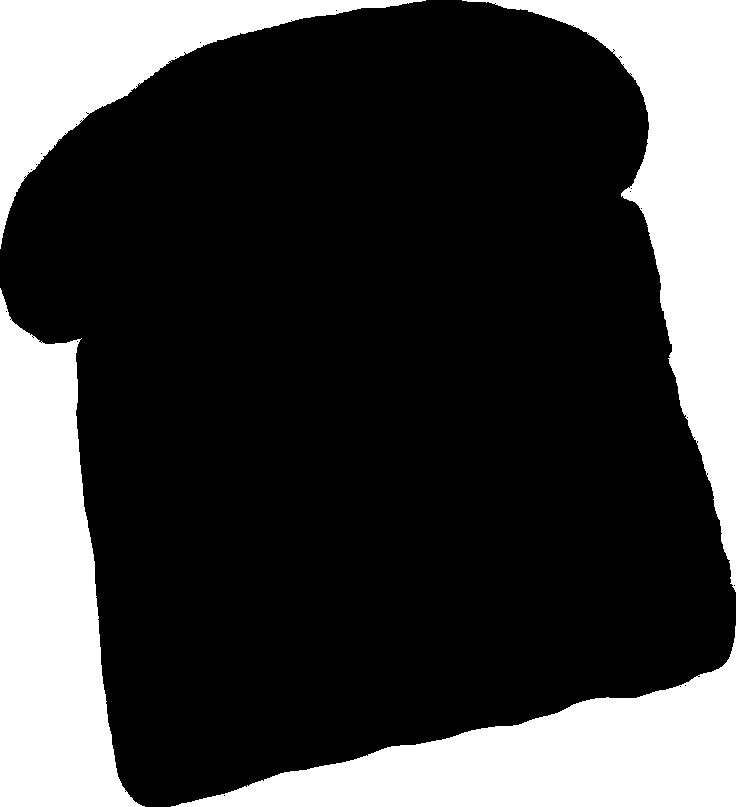
#> input picture Practice_10/bread_mask.jpg, 736 x 807 px
$ jupyter execute --allow-errors Practice_10.ipynb   (older library calls are emulated)
#> lines starting #> are read from the running program, lines starting #| are printed output that depends on the picture
### *1. Импорты + Распаковка TAR*

[cell 1]
import os
import tarfile
import numpy as np
import cv2
import matplotlib.pyplot as plt

from sklearn.model_selection import train_test_split
from sklearn.preprocessing import StandardScaler, LabelEncoder
from sklearn.neighbors import KNeighborsClassifier
from sklearn.svm import SVC
from sklearn.tree import DecisionTreeClassifier
from sklearn.metrics import classification_report, accuracy_score, jaccard_score

from skimage.feature import graycomatrix, graycoprops

[cell 2]
tar_path = "/content/drive/MyDrive/kth_tips_grey_200x200.tar"
dest_dir = "./data"

os.makedirs(dest_dir, exist_ok=True)

#> (the rest of this cell did not finish here and is left out)

### *2. Загрузка датасета KTH-TIPS*

[cell 3]
def load_kth_tips(root):
    X, y = [], []

    for class_name in sorted(os.listdir(root)):
        class_dir = os.path.join(root, class_name)
        if not os.path.isdir(class_dir):
            continue

        for fname in os.listdir(class_dir):
            if not fname.lower().endswith((".png", ".jpg", ".jpeg")):
                continue

            path = os.path.join(class_dir, fname)
            img = cv2.imread(path, cv2.IMREAD_GRAYSCALE)
            if img is None:
                continue

            img = cv2.resize(img, (128, 128))
            X.append(img)
            y.append(class_name)

    return np.array(X), np.array(y)

dataset_root = "./data/KTH_TIPS"
#> (the rest of this cell did not finish here and is left out)

### *3. Признаки: Гистограмма*

[cell 4]
# [25 lines left out: function hist_features, not called in this run]

### *4. Признаки: Laws Texture*

[cell 5]
# [18 lines left out: function laws_features, not called in this run]

5. Признаки: GLCM

[cell 6]
# [10 lines left out: function glcm_features, not called in this run]

### *6. Формирование матриц признаков*

#> (a cell that did not finish here is left out)

### *7. Обучение моделей*

[cell 8]
models = {
    "kNN": KNeighborsClassifier(n_neighbors=3),
    "SVM": SVC(kernel="rbf"),
    "Tree": DecisionTreeClassifier(max_depth=10)
}

enc = LabelEncoder()
#> (the rest of this cell did not finish here and is left out)

### *8. Сегментация хлеба*

[cell 9]
# [24 lines left out: function segment_image, not called in this run]

### *9. Сегментация Laws + SVM*

[cell 10]
from sklearn.model_selection import train_test_split
from sklearn.preprocessing import StandardScaler
from sklearn.svm import SVC

#> (the rest of this cell did not finish here and is left out)

#> (a cell that did not finish here is left out)

### *10. Загрузка разметки и сравнение*

[cell 12]
true_mask = cv2.imread("bread_mask.jpg", cv2.IMREAD_GRAYSCALE)
#> true_mask is the input picture: shape (807, 736); min 0, max 255, mean 67.2

uniq = np.unique(true_mask)
#> uniq = 85 values from 0 to 255
print("Классы в ручной разметке:", uniq)
#| Классы в ручной разметке: [  0   1   2   3   4   5   6   7   8   9  10  11  12  13  14  15  16  17
#|   18  19  20  21  22  23  24  25  26  27  28  29  30  31  32  33  34  35
#|   36  37  38  39  43  51  54 201 208 209 212 216 218 219 220 222 223 224
#|  225 226 227 228 229 230 231 232 233 234 235 236 237 238 239 240 241 242
#|  243 244 245 246 247 248 249 250 251 252 253 254 255]

def simplify(mask, n=4):
#> called with n = 4
    vals, cnt = np.unique(mask, return_counts=True)
#> vals = 85 values from 0 to 255; cnt = 85 values, max 432594 at index 0, min 1 at index 39, mean 6987.7
    top = vals[np.argsort(cnt)[-n:]]
#> top = [1, 254, 255, 0]
    out = np.zeros_like(mask)
    for i,v in enumerate(top):
        out[mask==v] = i
#> this loop made 4 passes
#> v on passes 1 to 4: 1, 254, 255, 0
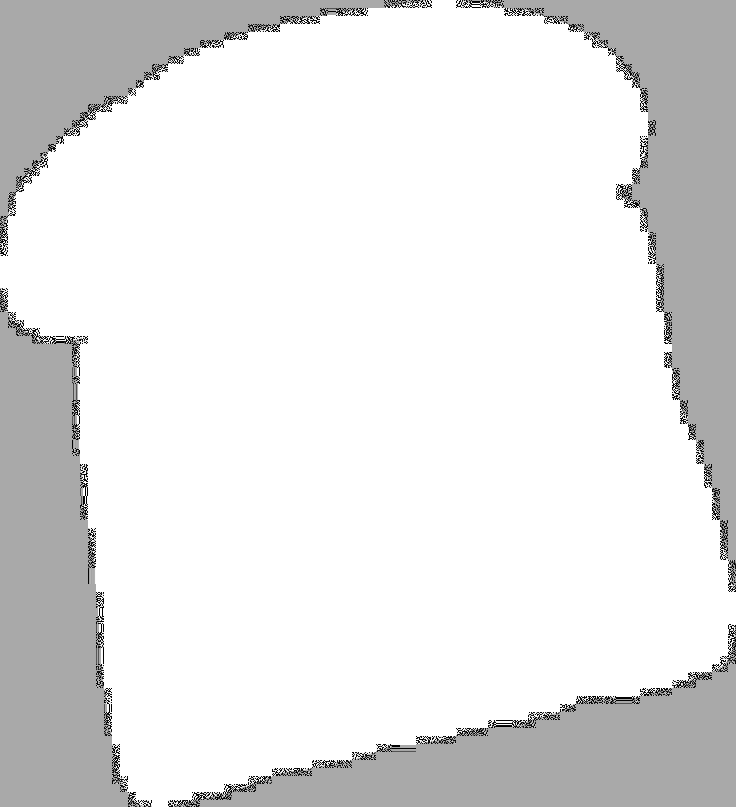
#> out: shape (807, 736); min 0, max 3, mean 2.7; drawn with min black and max white
    return out

true4 = simplify(true_mask)

plt.figure(figsize=(12,5))
plt.subplot(1,2,1)
plt.imshow(true_mask, cmap="gray")
plt.title("Original Mask")

plt.subplot(1,2,2)
plt.imshow(true4, cmap="tab10")
plt.title("Simplified to 4 classes")
plt.show()
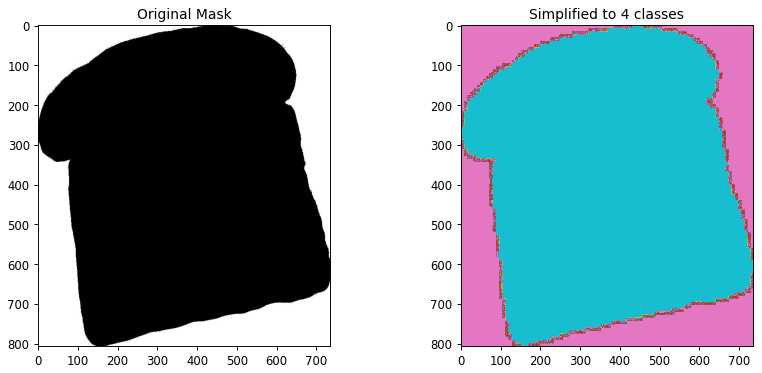
#> figure drawn by matplotlib, 2 panels
